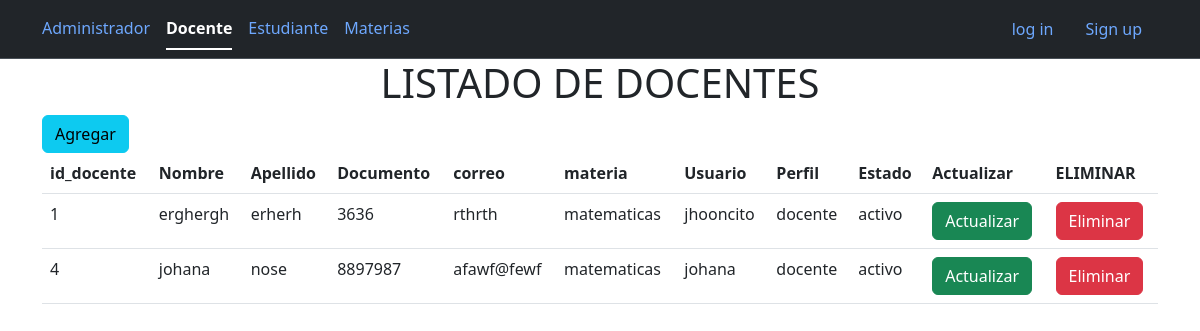
The page /Docente/pages/index.php on the database its author committed.
### tables this page shows
CREATE TABLE `docente` (
  `id_docente` int(11) NOT NULL,
  `Nombredoc` varchar(60) NOT NULL,
  `Apellidodoc` varchar(60) NOT NULL,
  `Documentodoc` varchar(12) NOT NULL,
  `Correodoc` varchar(60) NOT NULL,
  `Materiadoc` varchar(60) NOT NULL,
  `Usuariodoc` varchar(60) NOT NULL,
  `Passworddoc` varchar(60) NOT NULL,
  `Perfil` varchar(60) NOT NULL,
  `Estadodoc` varchar(60) NOT NULL
);

### conexion.php (called while the page is built, shortened)
<?php
class Conexion{
	private $drive = "mysql";
	private $host = "localhost";
	private $dbname = "notas2023";
	private $usuario = "root";
	private $contra = "";
	public function __construct(){
		try {
			$db = new PDO("{$this->drive}:host={$this->host};dbname={$this->dbname}", $this->usuario,$this->contra);
			$db->setAttribute(PDO::ATTR_ERRMODE, PDO::ERRMODE_EXCEPTION );
			return $db;
		} catch (PDOException $e) {
			echo "Conexion no exitosa: " . $e->getMessage();
		}
	}
}
 ?>

### Docente/modelos/Docente.php (called while the page is built, shortened)
<?php
    include_once("../../Conexion.php");
    class Docente extends Conexion{
    public function __construct(){
            $this->db = parent::__construct();
        }
        public function getdoc(){
            $row = null;
            $statement = $this->db->prepare("SELECT * FROM docente");
            $statement->execute();
            while($result = $statement->fetch()){
                $row[] = $result;
            }
            return $row;
        }
    }
?>

### Docente/pages/index.php (the view, shortened to what this page needs)
<!DOCTYPE html>
<html>
<head>
	<link href="https://cdn.jsdelivr.net/npm/bootstrap@5.3.0/dist/css/bootstrap.min.css" rel="stylesheet">
</head>
<body>
	<nav class="navbar bg-dark border-bottom border-bottom-dark" data-bs-theme="dark">
		<div class="container">
			<ul class="nav nav-underline justify-content-center">
				<li class="nav-item">
					<a href="../../Administrador/pages/index.php" class="nav-link ">Administrador</a>
				</li>
				<li class="nav-item">
					<a href="../../Docente/pages/index.php" class="nav-link active">Docente</a>
				</li>
				<li class="nav-item">
					<a href="../../Estudiante/pages/index.php" class="nav-link">Estudiante</a>
				</li>
				<li class="nav-item">
					<a href="../../Materia/pages/index.php" class="nav-link">Materias</a>
				</li>
				</ul>
				<ul class="nav nav-pills">
					<li class="nav-item">
						<a class="nav-link">log in</a>
					</li>
					<li class="nav-item">
						<a class="nav-link">Sign up</a>
					</li>
				</ul>
		</div>
	</nav>
	<div class="container">
		<h1 class="text-center">LISTADO DE DOCENTES</h1>
		<a class="btn btn-info" href="agregar.php">Agregar</a>
	<div class="col-auto-mt-5">
		<table class="table">
			<thead>
	<tr>
				<th scope="col">id_docente</th>
				<th scope="col">Nombre</th>
				<th scope="col">Apellido</th>
				<th scope="col">Documento</th>
				<th scope="col">correo</th>
				<th scope="col">materia</th>
				<th scope="col">Usuario</th>
				<th scope="col">Perfil</th>
				<th scope="col">Estado</th>
				<th scope="col">Actualizar</th>
				<th scope="col">ELIMINAR</th>
			</tr>
			</thead>
			<tbody>
				<?php
				require_once('../../Conexion.php');
				require_once('../modelos/Docente.php');
				$doc = new Docente();
				$datos = $doc->getdoc();
				 	foreach ($datos as $datos ) { ?>
				 <tr>
				 	<td><?php echo $datos['id_docente'] ?></td>
				 	<td><?php echo $datos['Nombredoc'] ?></td>
				 	<td><?php echo $datos['Apellidodoc'] ?></td>
				 	<td><?php echo $datos['Documentodoc'] ?></td>
				 	<td><?php echo $datos['Correodoc'] ?></td>
				 	<td><?php echo $datos['Materiadoc'] ?></td>
				 	<td><?php echo $datos['Usuariodoc'] ?></td>
				 	<td><?php echo $datos['Perfil'] ?></td>
				 	<td><?php echo $datos['Estadodoc'] ?></td>
				 	<td><a href="editar.php?id=<?php echo $datos['id_docente'] ?>"  class="btn btn-success">Actualizar</a></td>
				 	<td><a href="eliminar.php?id=<?php echo $datos['id_docente'] ?>" class="btn btn-danger">Eliminar</a></td>
				 </tr>
				 <?php } ?>
			</tbody>
		</table>
	</div>
	</div>
</body>
</html>

### rows shown on the page
docente: id_docente "1", Nombredoc "erghergh", Apellidodoc "erherh", Documentodoc "3636", Correodoc "rthrth", Materiadoc "matematicas", Usuariodoc "jhooncito", Perfil "docente", Estadodoc "activo"
docente: id_docente "4", Nombredoc "johana", Apellidodoc "nose", Documentodoc "8897987", Correodoc "afawf@fewf", Materiadoc "matematicas", Usuariodoc "johana", Perfil "docente", Estadodoc "activo"
